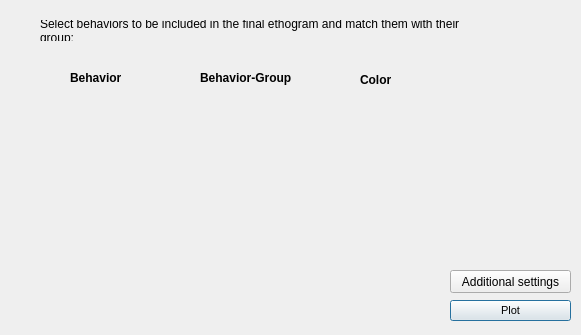
<?xml version="1.0" encoding="UTF-8"?>
<ui version="4.0">
 <class>Dialog</class>
 <widget class="QDialog" name="Dialog">
  <property name="geometry">
   <rect>
    <x>0</x>
    <y>0</y>
    <width>581</width>
    <height>335</height>
   </rect>
  </property>
  <property name="windowTitle">
   <string>Dialog</string>
  </property>
  <widget class="QLabel" name="label">
   <property name="geometry">
    <rect>
     <x>40</x>
     <y>20</y>
     <width>421</width>
     <height>21</height>
    </rect>
   </property>
   <property name="text">
    <string>Select behaviors to be included in the final ethogram and match them with their group:</string>
   </property>
   <property name="wordWrap">
    <bool>true</bool>
   </property>
  </widget>
  <widget class="QLabel" name="label_color">
   <property name="geometry">
    <rect>
     <x>360</x>
     <y>70</y>
     <width>31</width>
     <height>20</height>
    </rect>
   </property>
   <property name="font">
    <font>
     <weight>75</weight>
     <bold>true</bold>
    </font>
   </property>
   <property name="text">
    <string>Color</string>
   </property>
  </widget>
  <widget class="QLabel" name="label_behaviorGroup">
   <property name="geometry">
    <rect>
     <x>200</x>
     <y>70</y>
     <width>91</width>
     <height>16</height>
    </rect>
   </property>
   <property name="font">
    <font>
     <weight>75</weight>
     <bold>true</bold>
    </font>
   </property>
   <property name="autoFillBackground">
    <bool>false</bool>
   </property>
   <property name="text">
    <string>Behavior-Group</string>
   </property>
  </widget>
  <widget class="QLabel" name="label_behavior">
   <property name="geometry">
    <rect>
     <x>70</x>
     <y>70</y>
     <width>61</width>
     <height>16</height>
    </rect>
   </property>
   <property name="font">
    <font>
     <weight>75</weight>
     <bold>true</bold>
    </font>
   </property>
   <property name="text">
    <string>Behavior</string>
   </property>
  </widget>
  <widget class="QPushButton" name="pushButton">
   <property name="geometry">
    <rect>
     <x>450</x>
     <y>300</y>
     <width>121</width>
     <height>21</height>
    </rect>
   </property>
   <property name="font">
    <font>
     <pointsize>8</pointsize>
    </font>
   </property>
   <property name="text">
    <string>Plot</string>
   </property>
  </widget>
  <widget class="QPushButton" name="pushButton_2">
   <property name="geometry">
    <rect>
     <x>450</x>
     <y>270</y>
     <width>121</width>
     <height>23</height>
    </rect>
   </property>
   <property name="text">
    <string>Additional settings</string>
   </property>
  </widget>
 </widget>
 <resources/>
 <connections/>
</ui>
